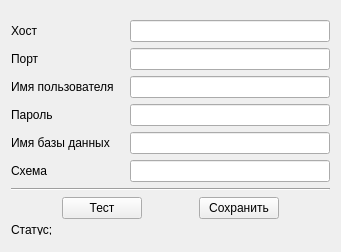
<?xml version="1.0" encoding="UTF-8"?>
<ui version="4.0">
 <class>database_options</class>
 <widget class="QWidget" name="database_options">
  <property name="geometry">
   <rect>
    <x>0</x>
    <y>0</y>
    <width>341</width>
    <height>252</height>
   </rect>
  </property>
  <property name="windowTitle">
   <string>База данных</string>
  </property>
  <layout class="QHBoxLayout" name="horizontalLayout_8">
   <item>
    <spacer name="horizontalSpacer_11">
     <property name="orientation">
      <enum>Qt::Horizontal</enum>
     </property>
     <property name="sizeHint" stdset="0">
      <size>
       <width>0</width>
       <height>20</height>
      </size>
     </property>
    </spacer>
   </item>
   <item>
    <layout class="QVBoxLayout" name="verticalLayout_3">
     <item>
      <spacer name="verticalSpacer_2">
       <property name="orientation">
        <enum>Qt::Vertical</enum>
       </property>
       <property name="sizeHint" stdset="0">
        <size>
         <width>20</width>
         <height>40</height>
        </size>
       </property>
      </spacer>
     </item>
     <item>
      <layout class="QVBoxLayout" name="verticalLayout_2">
       <item>
        <layout class="QHBoxLayout" name="horizontalLayout">
         <item>
          <widget class="QLabel" name="label">
           <property name="text">
            <string>Хост</string>
           </property>
          </widget>
         </item>
         <item>
          <spacer name="horizontalSpacer">
           <property name="orientation">
            <enum>Qt::Horizontal</enum>
           </property>
           <property name="sizeType">
            <enum>QSizePolicy::Expanding</enum>
           </property>
           <property name="sizeHint" stdset="0">
            <size>
             <width>40</width>
             <height>20</height>
            </size>
           </property>
          </spacer>
         </item>
         <item>
          <widget class="QLineEdit" name="host_edit">
           <property name="minimumSize">
            <size>
             <width>200</width>
             <height>0</height>
            </size>
           </property>
           <property name="maximumSize">
            <size>
             <width>200</width>
             <height>16777215</height>
            </size>
           </property>
          </widget>
         </item>
        </layout>
       </item>
       <item>
        <layout class="QHBoxLayout" name="horizontalLayout_2">
         <item>
          <widget class="QLabel" name="label_2">
           <property name="text">
            <string>Порт</string>
           </property>
          </widget>
         </item>
         <item>
          <spacer name="horizontalSpacer_2">
           <property name="orientation">
            <enum>Qt::Horizontal</enum>
           </property>
           <property name="sizeHint" stdset="0">
            <size>
             <width>40</width>
             <height>20</height>
            </size>
           </property>
          </spacer>
         </item>
         <item>
          <widget class="QLineEdit" name="port_edit">
           <property name="minimumSize">
            <size>
             <width>200</width>
             <height>0</height>
            </size>
           </property>
           <property name="maximumSize">
            <size>
             <width>200</width>
             <height>16777215</height>
            </size>
           </property>
          </widget>
         </item>
        </layout>
       </item>
       <item>
        <layout class="QHBoxLayout" name="horizontalLayout_3">
         <item>
          <widget class="QLabel" name="label_3">
           <property name="text">
            <string>Имя пользователя</string>
           </property>
          </widget>
         </item>
         <item>
          <spacer name="horizontalSpacer_3">
           <property name="orientation">
            <enum>Qt::Horizontal</enum>
           </property>
           <property name="sizeHint" stdset="0">
            <size>
             <width>40</width>
             <height>20</height>
            </size>
           </property>
          </spacer>
         </item>
         <item>
          <widget class="QLineEdit" name="username_edit">
           <property name="minimumSize">
            <size>
             <width>200</width>
             <height>0</height>
            </size>
           </property>
           <property name="maximumSize">
            <size>
             <width>200</width>
             <height>16777215</height>
            </size>
           </property>
          </widget>
         </item>
        </layout>
       </item>
       <item>
        <layout class="QHBoxLayout" name="horizontalLayout_4">
         <item>
          <widget class="QLabel" name="label_4">
           <property name="text">
            <string>Пароль</string>
           </property>
          </widget>
         </item>
         <item>
          <spacer name="horizontalSpacer_4">
           <property name="orientation">
            <enum>Qt::Horizontal</enum>
           </property>
           <property name="sizeHint" stdset="0">
            <size>
             <width>40</width>
             <height>20</height>
            </size>
           </property>
          </spacer>
         </item>
         <item>
          <widget class="QLineEdit" name="password_edit">
           <property name="minimumSize">
            <size>
             <width>200</width>
             <height>0</height>
            </size>
           </property>
           <property name="maximumSize">
            <size>
             <width>200</width>
             <height>16777215</height>
            </size>
           </property>
          </widget>
         </item>
        </layout>
       </item>
       <item>
        <layout class="QHBoxLayout" name="horizontalLayout_5">
         <item>
          <widget class="QLabel" name="label_5">
           <property name="text">
            <string>Имя базы данных</string>
           </property>
          </widget>
         </item>
         <item>
          <spacer name="horizontalSpacer_5">
           <property name="orientation">
            <enum>Qt::Horizontal</enum>
           </property>
           <property name="sizeHint" stdset="0">
            <size>
             <width>40</width>
             <height>20</height>
            </size>
           </property>
          </spacer>
         </item>
         <item>
          <widget class="QLineEdit" name="database_edit">
           <property name="minimumSize">
            <size>
             <width>200</width>
             <height>0</height>
            </size>
           </property>
           <property name="maximumSize">
            <size>
             <width>200</width>
             <height>16777215</height>
            </size>
           </property>
          </widget>
         </item>
        </layout>
       </item>
       <item>
        <layout class="QHBoxLayout" name="horizontalLayout_6">
         <item>
          <widget class="QLabel" name="label_6">
           <property name="text">
            <string>Схема</string>
           </property>
          </widget>
         </item>
         <item>
          <spacer name="horizontalSpacer_6">
           <property name="orientation">
            <enum>Qt::Horizontal</enum>
           </property>
           <property name="sizeHint" stdset="0">
            <size>
             <width>40</width>
             <height>20</height>
            </size>
           </property>
          </spacer>
         </item>
         <item>
          <widget class="QLineEdit" name="schema_edit">
           <property name="minimumSize">
            <size>
             <width>200</width>
             <height>0</height>
            </size>
           </property>
           <property name="maximumSize">
            <size>
             <width>200</width>
             <height>16777215</height>
            </size>
           </property>
          </widget>
         </item>
        </layout>
       </item>
      </layout>
     </item>
     <item>
      <widget class="Line" name="line">
       <property name="orientation">
        <enum>Qt::Horizontal</enum>
       </property>
      </widget>
     </item>
     <item>
      <layout class="QHBoxLayout" name="horizontalLayout_7">
       <item>
        <spacer name="horizontalSpacer_9">
         <property name="orientation">
          <enum>Qt::Horizontal</enum>
         </property>
         <property name="sizeHint" stdset="0">
          <size>
           <width>40</width>
           <height>20</height>
          </size>
         </property>
        </spacer>
       </item>
       <item>
        <widget class="QPushButton" name="test_button">
         <property name="text">
          <string>Тест</string>
         </property>
        </widget>
       </item>
       <item>
        <spacer name="horizontalSpacer_7">
         <property name="orientation">
          <enum>Qt::Horizontal</enum>
         </property>
         <property name="sizeHint" stdset="0">
          <size>
           <width>40</width>
           <height>20</height>
          </size>
         </property>
        </spacer>
       </item>
       <item>
        <widget class="QPushButton" name="save_button">
         <property name="text">
          <string>Сохранить</string>
         </property>
        </widget>
       </item>
       <item>
        <spacer name="horizontalSpacer_8">
         <property name="orientation">
          <enum>Qt::Horizontal</enum>
         </property>
         <property name="sizeHint" stdset="0">
          <size>
           <width>40</width>
           <height>20</height>
          </size>
         </property>
        </spacer>
       </item>
      </layout>
     </item>
     <item>
      <widget class="QLabel" name="status_label">
       <property name="enabled">
        <bool>true</bool>
       </property>
       <property name="minimumSize">
        <size>
         <width>0</width>
         <height>10</height>
        </size>
       </property>
       <property name="maximumSize">
        <size>
         <width>16777215</width>
         <height>10</height>
        </size>
       </property>
       <property name="text">
        <string>Статус; </string>
       </property>
      </widget>
     </item>
     <item>
      <spacer name="verticalSpacer">
       <property name="orientation">
        <enum>Qt::Vertical</enum>
       </property>
       <property name="sizeHint" stdset="0">
        <size>
         <width>17</width>
         <height>37</height>
        </size>
       </property>
      </spacer>
     </item>
    </layout>
   </item>
   <item>
    <spacer name="horizontalSpacer_10">
     <property name="orientation">
      <enum>Qt::Horizontal</enum>
     </property>
     <property name="sizeHint" stdset="0">
      <size>
       <width>0</width>
       <height>20</height>
      </size>
     </property>
    </spacer>
   </item>
  </layout>
 </widget>
 <resources/>
 <connections/>
</ui>
